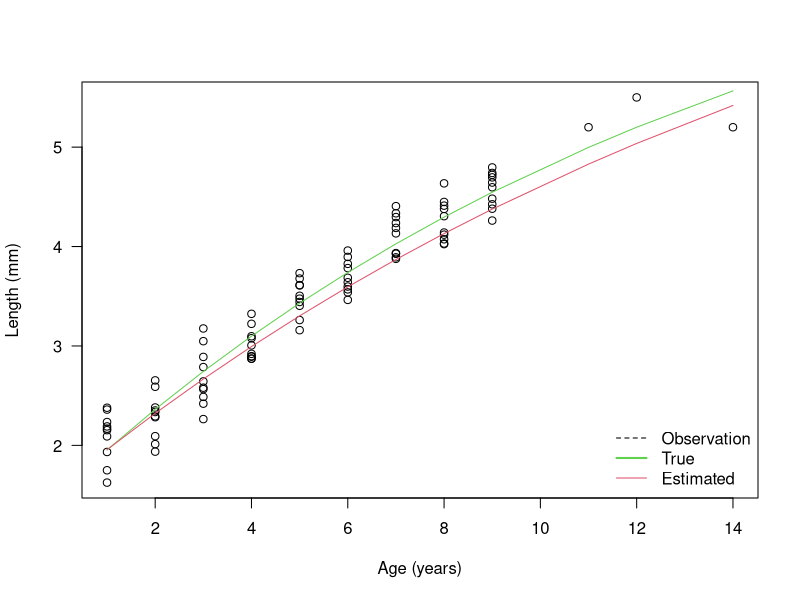

The R script that drew this image:
#Create variance covariance matrix simulating age and growth study of white shark for
#obtaining similar order or variance in parameter estimates

graphics.off ()
rm(list=ls(all=TRUE))

#LIBRARIES
#no libraries used in this script

#DATA SECTION
A=15				#maximum age
# X=7				#maximum size
# N=500				#sample size (sampled in lake)
# bw= 0.2				#bin width for selectivity, which is equal to fish measurement error. Change to see how it affects lengh-age (and hence growth parameters)
# x=seq(1,X, by=bw)		#size range for selectivity curve
# nperbin=100			#max number of fish per size bin (for subsampling the sample for ageing)
# 
# 1. Simulation phase
# the prob of sampling a fish of length (x) is a function of the selectivty, the survivorship and the age-length key

#PARAMETER SECTION
Linf=8; k=0.07; to=-3; cv=0.2; m=0.3; lh=45; sh=.5; gama=0.35		##CV is coef of var for length at age; lh is 50% selectivity, sh is the SD of lh
theta=c(Linf=Linf, k=k, to=to, cv=cv, m=m, lh=lh, sh=sh)		#vector of parameters of interest

#PROCEDURE SECTION


age=1:A
	# 1.a) VBGF
	La=Linf*(1-exp(-k*(age-to)))				

#l=jitter(rep(La,10),100)
l=rep(La,10)
l=ifelse(l>5.5,l*runif(l,exp(-0.4),exp(0.2)),ifelse(l<3,l*runif(l,exp(-0.2),exp(0.2)),
        l*runif(l,exp(-0.09),exp(0.09))))
l=ifelse(l>6.5,l*runif(l,exp(-0.2),exp(0.3)),l)
a=rep(age,10)
dummy=data.frame(a,l)
dummy=dummy[order(dummy$l),]
dummy=subset(dummy,a<10)
dummy[(nrow(dummy)+1):(nrow(dummy)+3),]=data.frame(c(11,12,14),c(5.2,5.5,5.2))
l=dummy$l
a=dummy$a
# 3. Fitting model to data
# 3.a Drawing true growth curve using given parameters
vonb=function(theta)
{						#a and l are the observed age and length data, assumed to be global in scope
	with(as.list(theta),		#theta defined as a list to be able to use the objects without naming them. A list is a bag (e.g. theta) and you can get stuff out of the bag. Can have a list inside a list
	{
		l.hat<<-Linf*(1-exp(-k*(a-to)))	#the von berta function
		epsilon=l-l.hat				#goodness of fit
		nloglike=-1.0 *sum(dnorm(epsilon,0,cv*l.hat,log=T))		#the likelihood function
		return(list(nloglike=nloglike,l.hat=l.hat))
	})

}

#3.b Estimating growth parameters
#theta1=c(Linf=6, k=0.06, to=-3,cv=0.3)		#new vector of only parameters of interest
theta1=c(Linf=7, k=0.06, to=-3)  	#new vector of only parameters of interest

"objfun"=function(theta1){vonb(theta1)$nloglike}	
fit=optim(theta1,objfun, method="BFGS", hessian=T) 
fit



#REPORT SECTION

# 3. Fitting model to data
plot(a,l, xlab="Age (years)",ylab="Length (mm)", las=1)			# plot of sampled age length data
#plot(jitter(a),jitter(l))							#this shows the number of fish at age and length
#points(a,vonb(theta)$l.hat,col=2, pch=19,cex=3)		#predicted age length relationship
											#this shows how the sample data is biased due to selectivity when compared to the true growth curve, in red (the one we simulated)
											#unbiased sample will be obtained if selectivity is 1 for all age classes by setting lh=-450 for example
lines(a[order(a)],vonb(theta)$l.hat[order(vonb(theta)$l.hat)],col=3)			#True. need to order the randomly generated ages and length
lines(a[order(a)],vonb(fit$par)$l.hat[order(vonb(fit$par)$l.hat)],col=2)		# Predicted. also need to order
legend("bottomright",c("Observation", "True", "Estimated"),lty=c(2,1,1),lwd=c(1,2,1),col=c(1,3,2),bty="n")



V=solve(fit$hessian)  #getting the variance covariance matrix

meanValues=fit$par
sd.Linf=(V[1,1])^0.5
sd.k=(V[2,2])^0.5
sd.to=(V[3,3])^0.5
